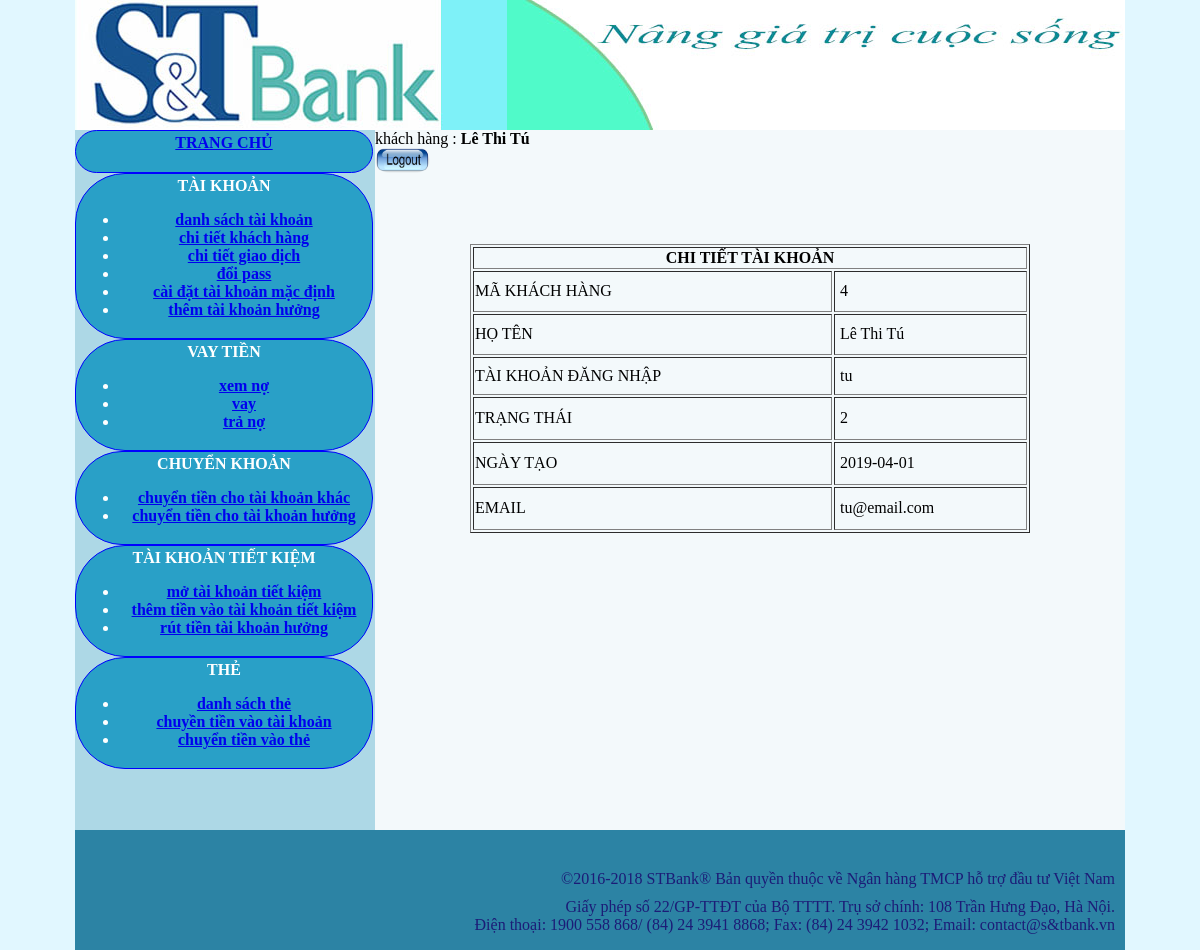
Page /acctrangchu.php?ts=ctkh (signed in) on the committed database.
### tables this page shows
CREATE TABLE `khachhang` (
  `id_khachhang` int(11) NOT NULL,
  `khachhangid` varchar(25) NOT NULL,
  `taikhoanmacdinh` varchar(25) NOT NULL,
  `ho` varchar(25) NOT NULL,
  `ten` varchar(25) NOT NULL,
  `loginid` varchar(255) NOT NULL,
  `pass` varchar(250) NOT NULL,
  `passchuyenkhoan` varchar(250) NOT NULL,
  `trangthai` varchar(25) NOT NULL,
  `ngaytao` date NOT NULL,
  `lancuoidangnhap` date DEFAULT NULL,
  `email` varchar(50) NOT NULL
);

### chitietkhachhang.php (the view, shortened to what this page needs)
<?php require("DBconnect.php") ;?>
	<?php
		$results = mysqli_query($conn,"SELECT * FROM khachhang where id_khachhang=$_SESSION[id_khachhang]");
	while($arrow = mysqli_fetch_array($results,MYSQLI_ASSOC)){
		$ngaytao = $arrow["ngaytao"];
		$ho = $arrow["ho"];
		$ten = $arrow ["ten"];
		$loginid = $arrow["loginid"];
		$id_khachhang = $arrow["id_khachhang"];
		$trangthai = $arrow["trangthai"];
		$email = $arrow ["email"];
	}
	?>
<div align="center" >
     		 <h2>&nbsp;</h2>
     		 <table width="560" border="1"  align="center">
     		   <tr>
     		     <th colspan="2" scope="col">CHI TIẾT TÀI KHOẢN </th>
   		     </tr>
				 <tr>
     		     <td height="37"> MÃ KHÁCH HÀNG</td>
     		     <td>&nbsp;<?php echo $id_khachhang; ?></td>
   		     </tr>
     		<tr>
     		     <td height="37"> HỌ TÊN</td>
     		     <td>&nbsp;<?php echo $ho." ".$ten; ?></td>
   		     </tr>
     		   <tr>
     		     <td height="34">TÀI KHOẢN ĐĂNG NHẬP</td>
     		     <td>&nbsp;<?php echo $loginid ; ?></td>
   		     </tr>
     		   <tr>
     		     <td height="39">TRẠNG THÁI</td>
     		     <td>&nbsp;<?php echo $trangthai ; ?></td>
				 </tr>
				 <tr>
     		     <td height="39">NGÀY TẠO</td>
     		     <td>&nbsp;<?php echo $ngaytao ; ?></td>
   		     </tr>
				 <tr>
     		     <td height="39">EMAIL</td>
     		     <td>&nbsp;<?php echo $email ; ?></td>
   		     </tr>
   		   </table>
	</div>

### index.css (style rules this page uses)
body { background-color: #e1f7ff; margin-top: 0px; margin-bottom: 0px; }

### rows in the picture
khachhang: id_khachhang "4", ho "Lê Thi", ten "Tú", loginid "tu", trangthai "2", ngaytao "2019-04-01", email "tu@email.com"

### other values in the picture
$_SESSION["ho"] "Lê Thi"
$_SESSION["ten"] "Tú"
